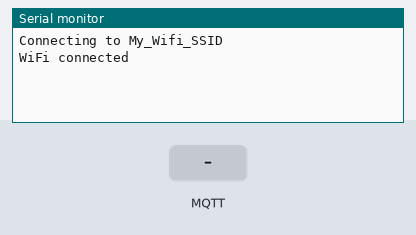
The sketch below on a simulated ESP32. On the bench: the last lines printed to the serial monitor. The test bench sets the inputs (shaded band). WiFi joins after 1.5 s; servers stay silent unless stated; no MQTT or app messages arrive unless stated.

Above: at 2.7 s.
2.8 s: MQTT message "1" arrives on the first subscribed topic
At 4.0 s:
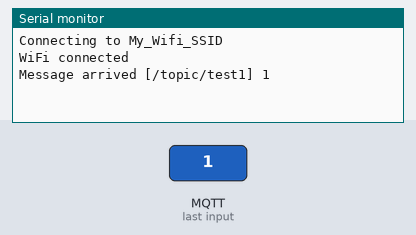
4.3 s: MQTT message "on" arrives on the first subscribed topic
At 5.1 s:
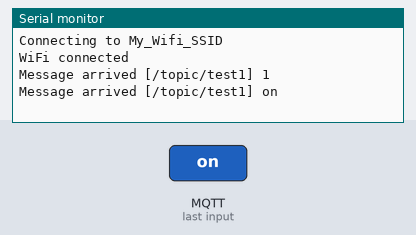
5.8 s: MQTT message "off" arrives on the first subscribed topic
At 6.3 s:
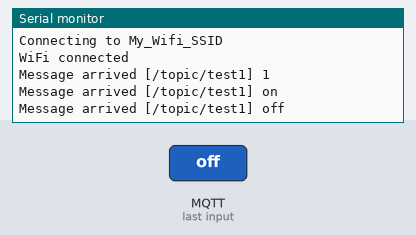

The sketch:

mqtt_pub_and_sub.ino
```cpp
#include <WiFi.h>
#include <PubSubClient.h>

#define EXAMPLE_ESP_WIFI_SSID "My_Wifi_SSID"
#define EXAMPLE_ESP_WIFI_PASS "My-Wifi-Password:IOT"
#define MQTT_SERVER "<YOUR_MQTT_SERVER_IP_HERE>"
#define MQTT_PORT 1883

WiFiClient espClient;
PubSubClient client(espClient);
unsigned long lastMsg = 0;

void setup_wifi() {
  delay(10);
  Serial.print("Connecting to ");
  Serial.println(EXAMPLE_ESP_WIFI_SSID);

  WiFi.begin(EXAMPLE_ESP_WIFI_SSID, EXAMPLE_ESP_WIFI_PASS);

  while (WiFi.status() != WL_CONNECTED) {
    delay(500);
  }

  Serial.println("WiFi connected");
}

void callback(char *topic, byte *payload, unsigned int length) {
  Serial.print("Message arrived [");
  Serial.print(topic);
  Serial.print("] ");
  payload[length] = '\0';
  String message = String((char *)payload);
  Serial.println(message);
}

void reconnect() {
  while (!client.connected()) {
    if (client.connect("My_IOT_ESP32Client")) {
      client.subscribe("/topic/test1");
      client.subscribe("/topic/test2");
    } else {
      delay(5000);
    }
  }
}

void setup() {
  Serial.begin(115200);
  setup_wifi();
  client.setServer(MQTT_SERVER, MQTT_PORT);
  client.setCallback(callback);
}

void loop() {
  if (!client.connected()) {
    reconnect();
  }
  client.loop();

  if (Serial.available() > 0) {
    String msg = Serial.readStringUntil('\n');
    client.publish("/topic/test1", msg.c_str());
  }

  if (millis() - lastMsg > 5000) {
    lastMsg = millis();
    client.publish("/topic/test2", "Hello World");
  }
}
```

Measured:
- after the input at 2.8 s, the serial monitor: prints a new line at once (image 1)
- after the input at 4.3 s, the serial monitor: prints a new line at once (image 2)
- after the input at 5.8 s, the serial monitor: prints a new line at once (image 3)
